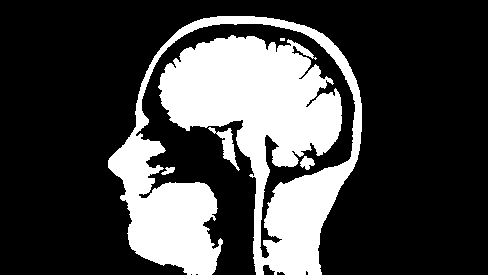
#> input picture photos/1.png, 488 x 275 px
$ python test.py
#> lines starting #> are read from the running program, lines starting #| are printed output that depends on the picture; after the words box and inside, x2 and y2 are one past the last pixel; in counts of white or black regions, pixels touching at a corner belong together
#> further down, img is the input picture: shape (275, 488, 3); 26.7% white; 5 white regions (1 under 20 px), largest, box (x1, y1, x2, y2) and area: (108, 16, 362, 275) 35157, (208, 127, 240, 171) 409, (300, 156, 315, 170) 128, (161, 167, 175, 175) 66
from __future__ import print_function
import cv2 as cv
import numpy as np
import argparse


src = None
erosion_size = 0
max_elem = 2
max_kernel_size = 21
title_trackbar_element_shape = 'Element:\n 0: Rect \n 1: Cross \n 2: Ellipse'
title_trackbar_kernel_size = 'Kernel size:\n 2n +1'
title_erosion_window = 'Erosion Demo'
title_dilation_window = 'Dilation Demo'


def main(img):
    global src
    src = img
    if src is None:
        print('Could not open or find the image: ', image)
        exit(0)
    cv.namedWindow(title_erosion_window)
    cv.createTrackbar(title_trackbar_element_shape, title_erosion_window, 0, max_elem, erosion)
#> slider 'Element:\n 0: Rect \n 1: Cross \n' is set to 1
    cv.createTrackbar(title_trackbar_kernel_size, title_erosion_window, 0, max_kernel_size, erosion)
#> slider 'Kernel size:\n 2n +1' is set to 7
    cv.namedWindow(title_dilation_window)
    cv.createTrackbar(title_trackbar_element_shape, title_dilation_window, 0, max_elem, dilatation)
#> slider 'Element:\n 0: Rect \n 1: Cross \n' is set to 1
    cv.createTrackbar(title_trackbar_kernel_size, title_dilation_window, 0, max_kernel_size, dilatation)
#> slider 'Kernel size:\n 2n +1' is set to 7
    erosion(0)
    dilatation(0)
    cv.waitKey()


# optional mapping of values with morphological shapes
def morph_shape(val):
    if val == 0:
        return cv.MORPH_RECT
    elif val == 1:
        return cv.MORPH_CROSS
    elif val == 2:
        return cv.MORPH_ELLIPSE


def erosion(val):
#> called with val = 0
    erosion_size = cv.getTrackbarPos(title_trackbar_kernel_size, title_erosion_window)
    erosion_shape = morph_shape(cv.getTrackbarPos(title_trackbar_element_shape, title_erosion_window))

    element = cv.getStructuringElement(erosion_shape, (2 * erosion_size + 1, 2 * erosion_size + 1),
                                       (erosion_size, erosion_size))

    erosion_dst = cv.erode(src, element)
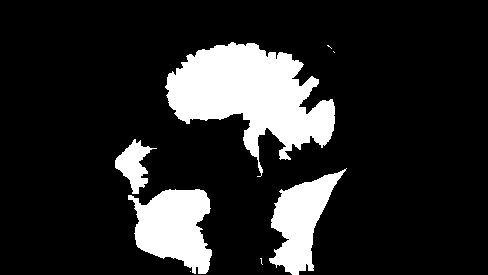
#> erosion_dst: shape (275, 488, 3); 15.9% white; 8 white regions (4 under 20 px), largest, box (x1, y1, x2, y2) and area: (165, 42, 335, 177) 11701, (128, 189, 212, 274) 4749, (269, 168, 347, 275) 3828, (115, 139, 157, 194) 1051
    cv.imshow(title_erosion_window, erosion_dst)


def dilatation(val):
#> called with val = 0
    dilatation_size = cv.getTrackbarPos(title_trackbar_kernel_size, title_dilation_window)
    dilation_shape = morph_shape(cv.getTrackbarPos(title_trackbar_element_shape, title_dilation_window))
    element = cv.getStructuringElement(dilation_shape, (2 * dilatation_size + 1, 2 * dilatation_size + 1),
                                       (dilatation_size, dilatation_size))
    dilatation_dst = cv.dilate(src, element)
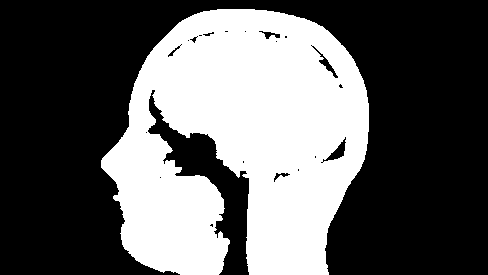
#> dilatation_dst: shape (275, 488, 3); 37.9% white; 1 white region, box (x1, y1, x2, y2) and area: (101, 9, 369, 275) 50824
    cv.imshow(title_dilation_window, dilatation_dst)


if __name__ == "__main__":
    img = cv.imread('../photos/1.png')
    main(img)

'''[+]Nhan xet[+]tou

* Erosion:
- Ky thuat nay lam giam kich co cua doi tuong anh.
- Cac diem anh roi rac se bi loai bo, cac vung anh noi voi nhau bang 1 duong noi mong se bi tach ra.
- Doi tuong anh se bi lam be di do cac duong vien da bi lam xoi mon.

* Dilation:
- Nguoc lai voi erosion, ky thuat nay lam cac vung anh tro nen rong hon, day hon va cac duong vien se duoc the hiwn chi tiet hon.
'''
